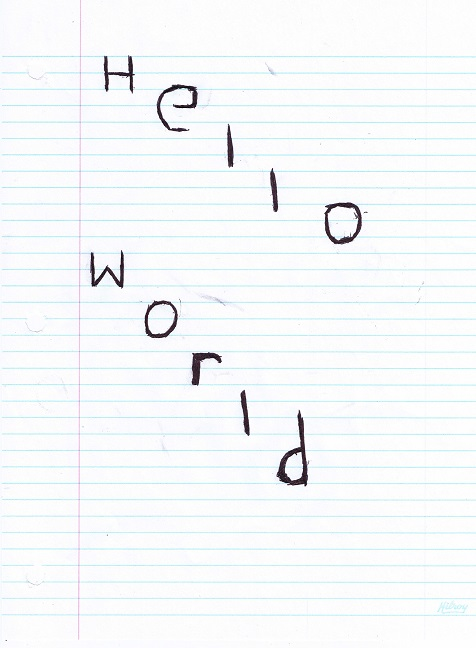
#> input picture Image OCR/ImageOCR/ImageOCR/picture.JPG, 476 x 648 px, found by its file name
$ python ImageOCR.py
#> lines starting #> are read from the running program, lines starting #| are printed output that depends on the picture; after the words box and inside, x2 and y2 are one past the last pixel; in counts of white or black regions, pixels touching at a corner belong together
import cv2
import numpy as np
from matplotlib import pyplot as plt
from PIL import Image
#C:\Users\Adam\Desktop\Newhacks2020\Image OCR\ImageOCR\ImageOCR\picture.JPG
image = cv2.imread(r"C:\Users\Adam\Desktop\Newhacks2020\Image OCR\ImageOCR\ImageOCR\picture.JPG")
#> image is the input picture: shape (648, 476, 3); mean B, G, R 249.7, 248.3, 245.7
image = cv2.medianBlur(image,5)
gray = cv2.cvtColor(image,cv2.COLOR_BGR2GRAY)
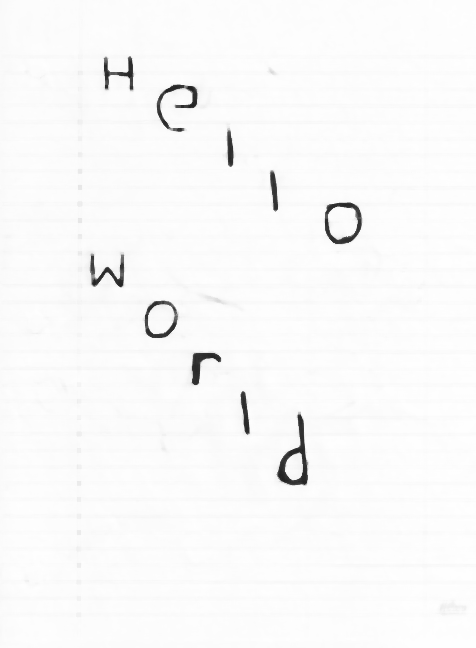
#> gray: shape (648, 476); min 31, max 255, mean 249.2
cv2.imshow("image",gray)
cv2.waitKey(0)
# [7 lines of commented-out code are left out]
ret,thresh = cv2.threshold(gray, 0, 255, cv2.THRESH_BINARY_INV|cv2.THRESH_OTSU)
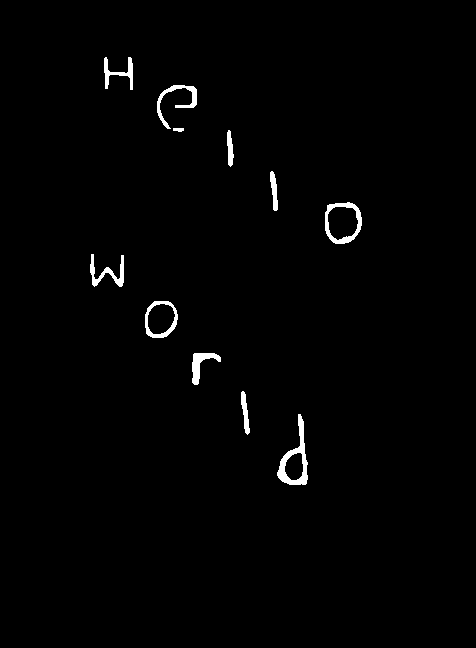
#> thresh: shape (648, 476); 1.2% white; 11 white regions, largest, box (x1, y1, x2, y2) and area: (277, 414, 308, 485) 698, (325, 202, 362, 244) 506, (157, 85, 197, 129) 413
#> ret = 158
#thresh = cv2.adaptiveThreshold (gray,255,cv2.ADAPTIVE_THRESH_GAUSSIAN_C,\
   # cv2.THRESH_BINARY,11,2)

kernel = np.ones((8,8),np.uint8)

img_dilation = cv2.dilate(thresh, kernel, iterations=1)
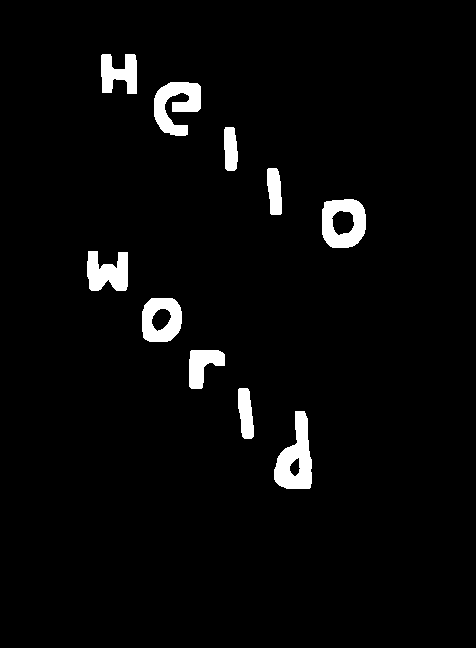
#> img_dilation: shape (648, 476); 3.5% white; 10 white regions
cv2.imshow("dilated",img_dilation)
cv2.waitKey(0)
ctrs, hierarcy = cv2.findContours(img_dilation.copy(), cv2.RETR_EXTERNAL, cv2.CHAIN_APPROX_SIMPLE)
#> ctrs = 10 contours; largest, box (x1, y1, x2, y2) and area: (322, 199, 366, 248) 1818, (274, 411, 312, 489) 1761, (142, 298, 182, 342) 1484, (154, 82, 201, 136) 1404, (87, 251, 128, 291) 1123
#RETR_EXTERNAL to see rectangles

sorted_ctrs = sorted(ctrs, key=lambda ctr: cv2.boundingRect(ctr)[1])
#> sorted_ctrs has the same summary as ctrs
count = 0
for i, ctr in enumerate(sorted_ctrs):
    x, y, w, h = cv2.boundingRect(ctr)

    roi = gray[y:y+h, x:x+w]
    ret,roi = cv2.threshold(roi, 0, 255, cv2.THRESH_BINARY_INV|cv2.THRESH_OTSU)
    kernel = np.ones((6,6),np.uint8)
    roi = cv2.dilate(roi,kernel,iterations =1)
    roi = 255-roi;

    #cv2.rectangle(image,(x,y),(x+w,y+h),(0,255,0),2)
    if w>=14 and h>15:
        cv2.imwrite('char{}.png'.format(count),roi)
        count= count +1
#> this loop made 10 passes
#> (x, y, w, h, ret) on passes 1 to 10: (101, 54, 36, 40, 158), (154, 82, 47, 54, 153), (224, 127, 14, 44, 155), (267, 168, 15, 47, 152), (322, 199, 44, 49, 156), (87, 251, 41, 40, 159), (142, 298, 40, 44, 159), (189, 350, 36, 39, 148), (238, 388, 16, 51, 150), (274, 411, 38, 78, 151)
#> pass 1, `roi = gray[y:y+h, x:x+w]`:
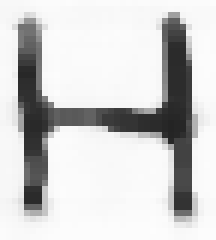
#> roi: shape (40, 36) (shown 6 times larger); min 36, max 253, mean 206.4
#> pass 1, `ret,roi = cv2.threshold(roi, 0, 255, cv2.THRESH_BINARY_INV|cv2.THRESH_..`:
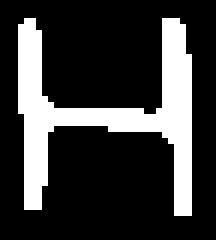
#> roi: shape (40, 36) (shown 6 times larger); 22.4% white; 1 white region, box (x1, y1, x2, y2) and area: (3, 3, 32, 36) 323
#> pass 1, `roi = cv2.dilate(roi,kernel,iterations =1)`:
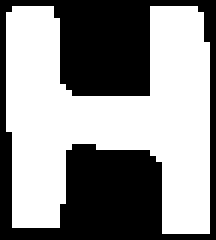
#> roi: shape (40, 36) (shown 6 times larger); 55.9% white; 1 black region, box (x1, y1, x2, y2) and area: (0, 0, 36, 40) 635
#> after the loop:
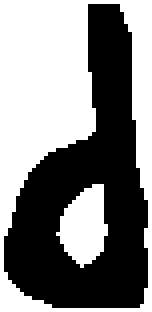
#> roi: shape (78, 38) (shown 4 times larger); 51.3% white; 1 black region, box (x1, y1, x2, y2) and area: (1, 1, 37, 77) 1443
#> after the loop, count = 10

for i in range(0,count):
   def white_bg_square(img):
        size = (100,100)
        layer = Image.new('RGB',size,(255,255,255))
        layer.paste(img, tuple(map(lambda x:int((x[0]-x[1])/2), zip(size, img.size))))
        return layer
#> (the run stopped early here; a loop or call above may not have finished)

$ run again, with Image OCR/ImageOCR/ImageOCR/Fox.JPG copied over Image OCR/ImageOCR/ImageOCR/picture.JPG
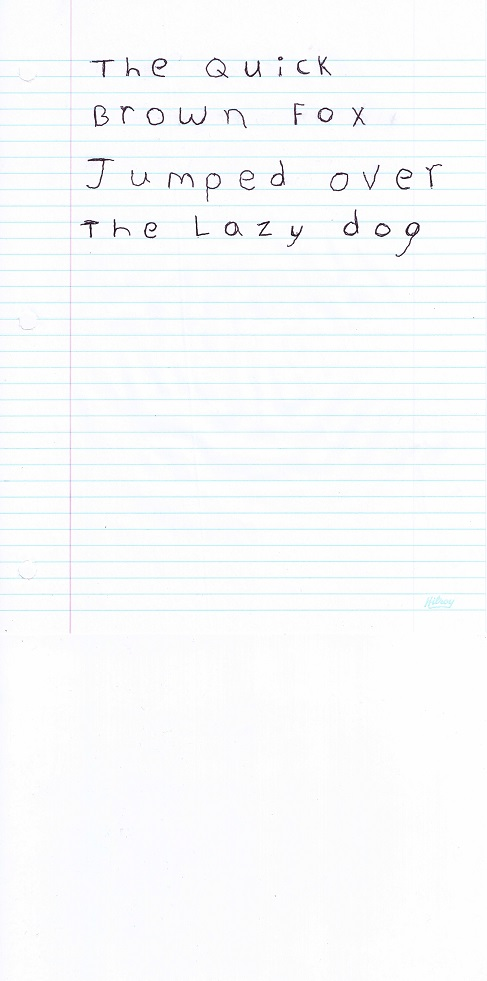
#> input picture Image OCR/ImageOCR/ImageOCR/Fox.JPG, 487 x 981 px, found by its file name
#> image is the input picture: shape (981, 487, 3); mean B, G, R 251.6, 250.7, 249.2
#> `ret,thresh = cv2.threshold(gray, 0, 255, cv2.THRESH_BINARY_INV|cv2.THR..`:
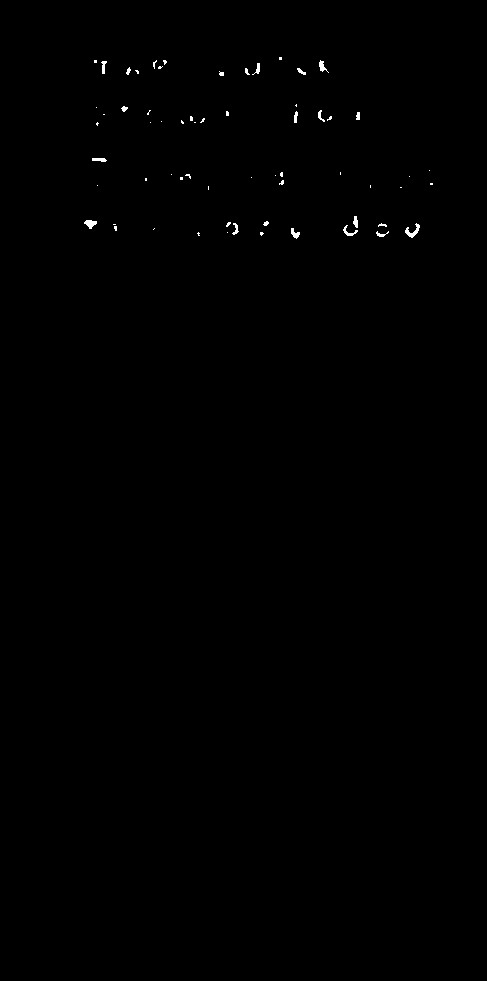
#> thresh: shape (981, 487); 0.23% white; 63 white regions (43 under 20 px), largest, box (x1, y1, x2, y2) and area: (405, 223, 420, 238) 89, (84, 220, 97, 229) 72, (343, 225, 358, 236) 56
#> `ret,thresh = cv2.threshold(gray, 0, 255, cv2.THRESH_BINARY_INV|cv2.THR..`: ret = 205
#> `img_dilation = cv2.dilate(thresh, kernel, iterations=1)`:
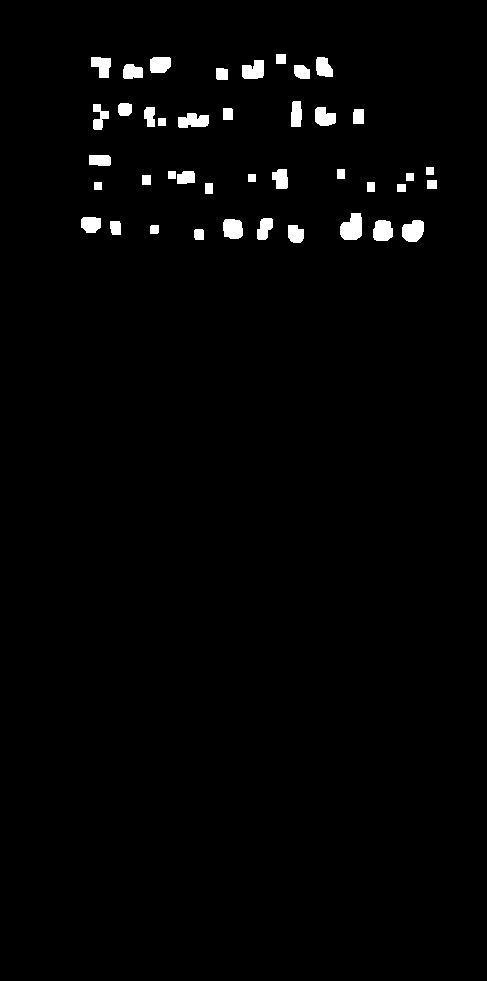
#> img_dilation: shape (981, 487); 1.7% white; 41 white regions
#> ctrs = 41 contours; largest, box (x1, y1, x2, y2) and area: (340, 213, 362, 240) 424, (402, 220, 424, 242) 353, (373, 220, 393, 241) 326, (223, 219, 243, 239) 318, (178, 113, 209, 128) 316
#> sorted_ctrs has the same summary as ctrs
#> the loop `for i, ctr in enumerate(sorted_ctrs):` made 41 passes
#> (x, y, w, h, ret) on passes 2 to 9: (316, 57, 17, 20, 204), (150, 57, 21, 16, 220), (91, 57, 20, 21, 202), (242, 60, 22, 19, 206), (123, 64, 20, 15, 194), (294, 65, 16, 14, 190), (216, 68, 12, 12, 197), (291, 101, 11, 26, 187)
#> after the loop `for i, ctr in enumerate(sorted_ctrs):`: count = 14
